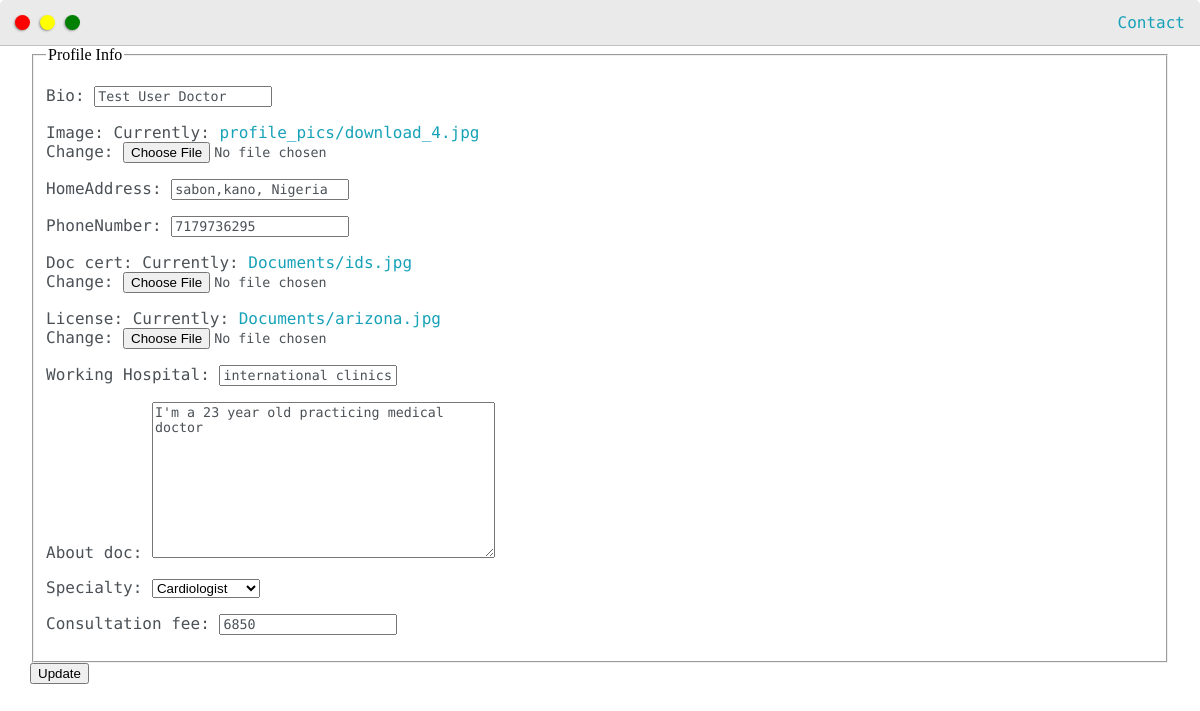
The app's page /profiles/doctorupdateprofile/ (signed in), older data.
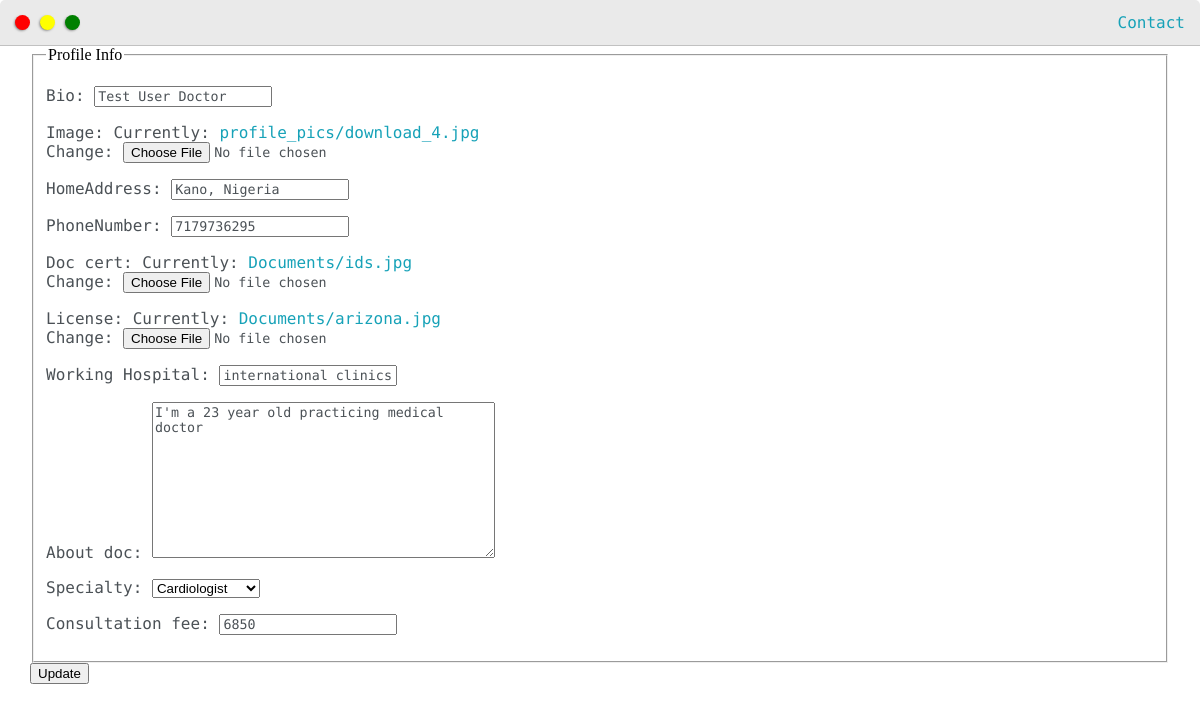
The same page, newer data.
### userprofiles/models.py (models this page shows, shortened)
class Doctorprofile(models.Model):
    user = models.OneToOneField(User, on_delete=models.CASCADE)
    bio = models.CharField(max_length=150)
    verified = models.BooleanField(default=False)
    image = models.ImageField(default='default.jpg', upload_to='profile_pics')
    homeAddress = models.CharField(max_length=101, default='Nigeria')
    phoneNumber = models.CharField(max_length=11, default= 123)
    doc_cert = models.ImageField(default = 'Document.png', upload_to='Documents')
    license = models.ImageField(default ='Document.png', upload_to='Documents')
    working_Hospital = models.CharField(max_length=150)
    about_doc = models.TextField(default='Tell us About yourself Doc!')
    specialty = models.CharField(max_length=100, default="Doc", choices=SPECTIALTIES)
    rating = models.IntegerField(default=0)
    consultation_fee = models.IntegerField(default=1000)

### userprofiles/views.py (the view)
# urls.py: path('doctorupdateprofile/', views.doctorupdateform, name='doctorupdate'),
@login_required()
def doctorupdateform(request):
    doctor = Doctorprofile.objects.get(user=request.user)
    print(request.user)
    if request.method == "POST":
        updateform = DoctorProfileUpdateForm(request.POST, request.FILES, instance=doctor)
        if updateform.is_valid():
            updateform.save()
            messages.success(request, f'Account Update Successful!')
            return redirect('verify')
    else:
        updateform = DoctorProfileUpdateForm(instance=doctor)
    context = {'form': updateform}
    return render(request, 'userauth/doctorprofileupdate.html', context)

### userprofiles/forms.py
class DoctorProfileUpdateForm(forms.ModelForm):
    class Meta:
        model = Doctorprofile
        fields = ['bio', 'image', 'homeAddress',
                  'phoneNumber', 'doc_cert', 'license', 'working_Hospital',
                  'about_doc', 'specialty', 'consultation_fee']

### userauth/templates/userauth/doctorprofileupdate.html (shortened to what this page needs)
{% extends 'userauth/base.html' %}
{% load static %}
    {% block content %}
        <div>
            <form method="POST" enctype="multipart/form-data">
                <fieldset class="form-group">
                    <legend class="border-bottom mb-4">Profile Info</legend>
                    {{ form.as_p }}
                </fieldset>
                <div class="form-group">
                    <button class="btn btn-outline-info" type="submit">Update</button>
                </div>
            </form>
        </div>
    {% endblock content %}

### userauth/templates/userauth/base.html (shortened to what this page needs)
{% load static %}
<html lang="en">
<head>
    <link rel="stylesheet" type="text/css" href="{% static 'style.css' %}">
</head>
<body>
    <div class="nav-wrapper">
        <div class="dots-wrapper">
            <div id= "dot-1" class="browser-dot"></div>
            <div id= "dot-2" class="browser-dot"></div>
            <div id= "dot-3" class="browser-dot"></div>
        </div>
        <ul id="navigation">
            <li><a href="#">Contact</a></li>
        </ul>
    </div>
    <div class="main-container">
        {% block content %}
        {% endblock content %}
    </div>
</body>

### userauth/static/style.css (style rules this page uses)
:root { --mainColor: #eaeaea; --secondaryColor: #fff; --borderColor: #c1c1c1; --previewShadow: #f0ead6; --buttonColor: black; --mainText: black; --secondaryText: #4b5156; --thermeDotBorder: #24292e; --previewBg:rgb(251, 249, 243, 0.8) }
html, body { padding: 0; margin: 0; }
body * { transition: 1.5s; }
p, li, span, label, input, textarea { color: var(--secondaryText); font-family: 'Roboto Mono', monospace; }
a { text-decoration: none; color: #17a2b8; }
ul { list-style: none; }
.main-container { width: 1200px; margin: 0 auto; }
.nav-wrapper { border-radius: 5px 5px 0 0; grid-area: nav-wrapper; border-bottom: 1px solid var(--borderColor); display: flex; justify-content: space-between; align-items: center; background-color: var(--mainColor); }
#navigation { margin:0; padding: 10px; }
#navigation li { display: inline-block; margin-right: 5px; margin-left: 5px; }
.dots-wrapper { display: flex; padding: 10px; }
#dot-1 { background-color: red; }
#dot-2 { background-color: yellow; }
#dot-3 { background-color: green; }
.browser-dot { background-color: black; height: 15px; width: 15px; border-radius: 50%; margin: 5px; -webkit-box-shadow: -1px 1px 3px -1px rgba(0,0,0,0.75); -moz-box-shadow: -1px 1px 3px -1px rgba(0,0,0,0.75); box-shadow: -1px 1px 3px -1px rgba(0,0,0,0.75); }
@media screen and (max-width: 1200px) { .main-container { width: 95%; } }

Row changes from the older to the newer data that the page shows:
changed Doctorprofile "Test User Doctor": homeAddress "sabon,kano, Nigeria" → "Kano, Nigeria"
